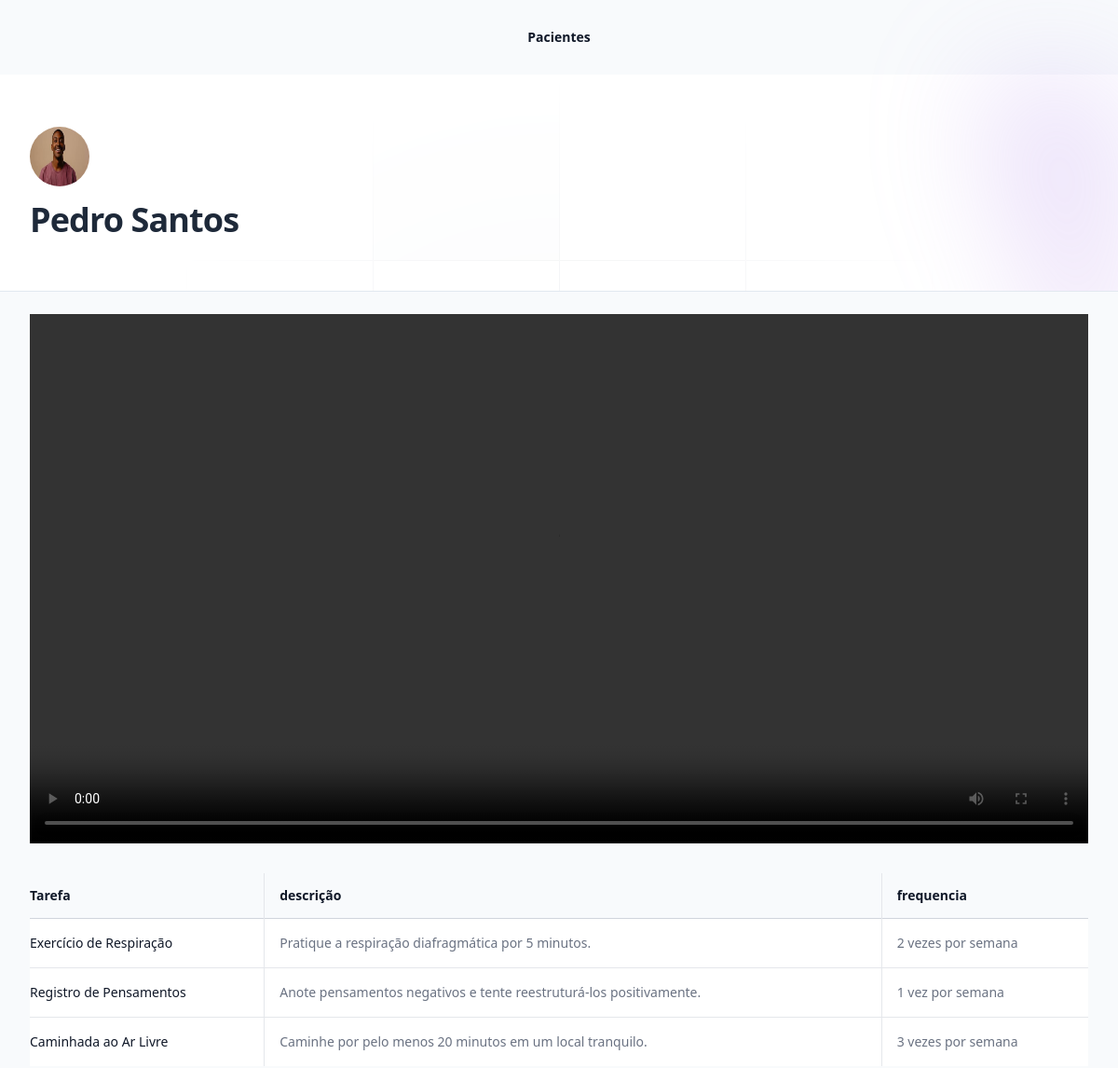
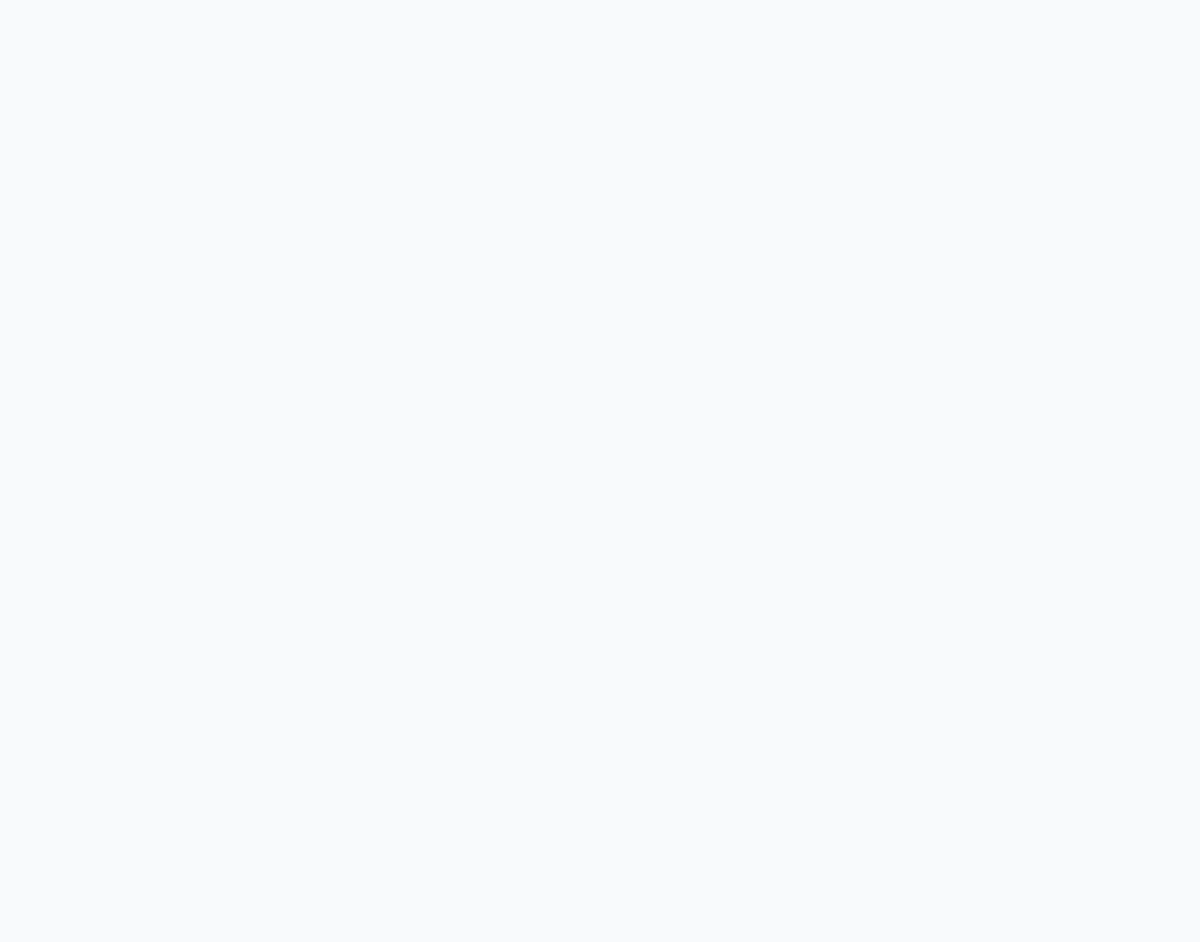
The app's page /pacientes/consulta_publica/4 with its own data (2 pictures, top to bottom).
### pacientes/models.py (models this page shows, shortened)
class Consultas(models.Model):
    humor = models.PositiveIntegerField()
    registro_geral = models.TextField()
    video = models.FileField(upload_to="video")
    tarefas = models.ManyToManyField(Tarefas)
    paciente = models.ForeignKey(Pacientes, on_delete=models.CASCADE)
    data = models.DateTimeField(auto_now_add=True)

class Pacientes(models.Model):
    queixa_choices = (
        ('TDAH', 'TDAH'),
        ('D', 'Depressão'),
        ('A', 'Ansiedade'),
        ('TAG', 'Transtorno de ansiedade generalizada')
    )
    nome = models.CharField(max_length=255)
    email = models.EmailField(null=True, blank=True)
    telefone = models.CharField(max_length=255, null=True, blank=True)
    queixa = models.CharField(max_length=4, choices=queixa_choices, default='TDAH')
    foto = models.ImageField(upload_to='fotos')
    pagamento_em_dia = models.BooleanField(default=True)

class Tarefas(models.Model):
    frequencia_choices = (
        ('D', 'Diário'),
        ('1S', '1 vez por semana'),
        ('2S', '2 vezes por semana'),
        ('3S', '3 vezes por semana'),
        ('N', 'Ao necessitar')
    )
    tarefa = models.CharField(max_length=255)
    instrucoes = models.TextField()
    frequencia = models.CharField(max_length=2, choices=frequencia_choices, default='D')

### pacientes/views.py (the view)
# urls.py: path('consulta_publica/<int:id>', views.consulta_publica, name="consulta_publica"),
def consulta_publica(request, id):
    consulta = Consultas.objects.get(id=id)
    if not consulta.paciente.pagamento_em_dia:
        raise Http404()
    return render(request, 'consulta_publica.html', {'consulta': consulta})

### pacientes/templates/consulta_publica.html (shortened to what this page needs)
{% extends "base.html" %}
{% block 'body' %}
<div class="relative isolate">
    <div class="pointer-events-none absolute left-1/2 right-0 top-0 -z-10 -ml-24 transform-gpu overflow-hidden blur-3xl lg:ml-24 xl:ml-48" aria-hidden="true">
    </div>
    <div class="py-14 sm:py-14">
        <div class="mx-auto max-w-7xl px-6 lg:px-8">
          <div class="mx-auto max-w-2xl lg:mx-0">
            <img class="size-16 rounded-full" src="{{consulta.paciente.foto.url}}" alt="">
            <p class="mt-4 text-pretty text-4xl font-semibold tracking-tight text-gray-800 sm:text-4xl">{{consulta.paciente.nome}}</p>
          </div>
        </div>
    </div>
    <div class="bg-slate-50 h-screen border-t-1 border-slate-200 ">
        <div class="max-w-7xl mx-auto px-6 lg:px-8 mt-6">
            <video class="w-full" controls>
                <source src="{{consulta.video.url}}" type="video/mp4">
            </video>
            <div class="mt-8">
                <div class="mt-8 flow-root">
                  <div class="-mx-4 -my-2 overflow-x-auto sm:-mx-6 lg:-mx-8">
                    <div class="inline-block min-w-full py-2 align-middle sm:px-6 lg:px-8">
                      <table class="min-w-full divide-y divide-gray-300">
                        <thead>
                          <tr class="divide-x divide-gray-200">
                            <th scope="col" class="py-3.5 pl-4 pr-4 text-left text-sm font-semibold text-gray-900 sm:pl-0">Tarefa</th>
                            <th scope="col" class="px-4 py-3.5 text-left text-sm font-semibold text-gray-900">descrição</th>
                            <th scope="col" class="px-4 py-3.5 text-left text-sm font-semibold text-gray-900">frequencia</th>
                          </tr>
                        </thead>
                        <tbody class="divide-y divide-gray-200 bg-white">
                            {% for tarefa in consulta.tarefas.all  %}
                                <tr class="divide-x divide-gray-200">
                                    <td class="whitespace-nowrap py-4 pl-4 pr-4 text-sm font-medium text-gray-900 sm:pl-0">{{tarefa.tarefa}}</td>
                                    <td class="whitespace-nowrap p-4 text-sm text-gray-500">{{tarefa.instrucoes}}</td>
                                    <td class="whitespace-nowrap p-4 text-sm text-gray-500">{{tarefa.get_frequencia_display}}</td>
                                </tr>
                            {% endfor %}
                        </tbody>
                      </table>
                    </div>
                  </div>
                </div>
              </div>
        </div>
    </div>
</div>
{% endblock 'body' %}

### records on screen
Consultas: paciente.foto (picture), paciente.nome "Pedro Santos"
Tarefas: tarefa "Exercício de Respiração", instrucoes "Pratique a respiração diafragmática por 5 minutos.", frequencia "2 vezes por semana"
Tarefas: tarefa "Registro de Pensamentos", instrucoes "Anote pensamentos negativos e tente reestruturá-los positivamente.", frequencia "1 vez por semana"
Tarefas: tarefa "Caminhada ao Ar Livre", instrucoes "Caminhe por pelo menos 20 minutos em um local tranquilo.", frequencia "3 vezes por semana"
